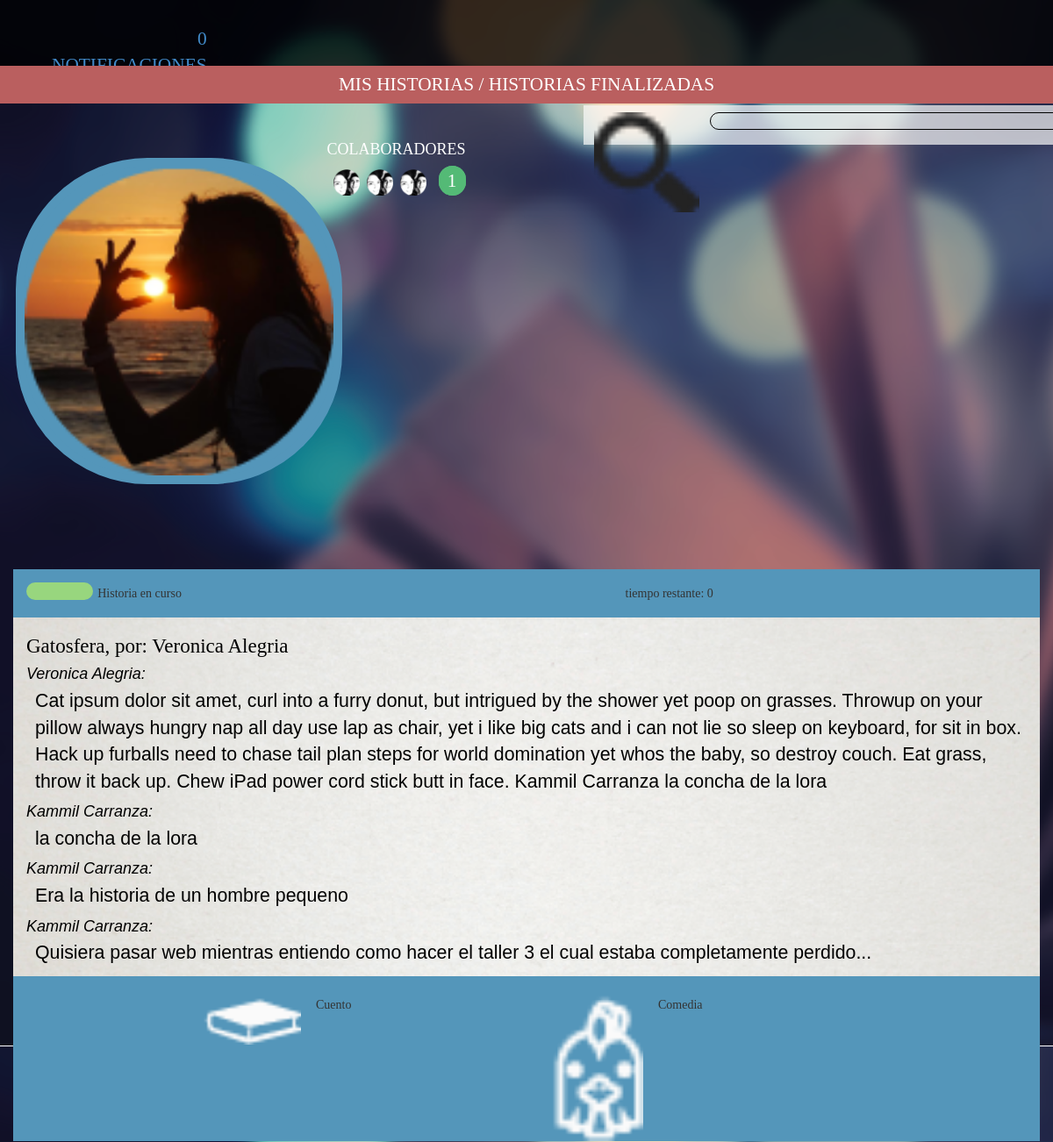
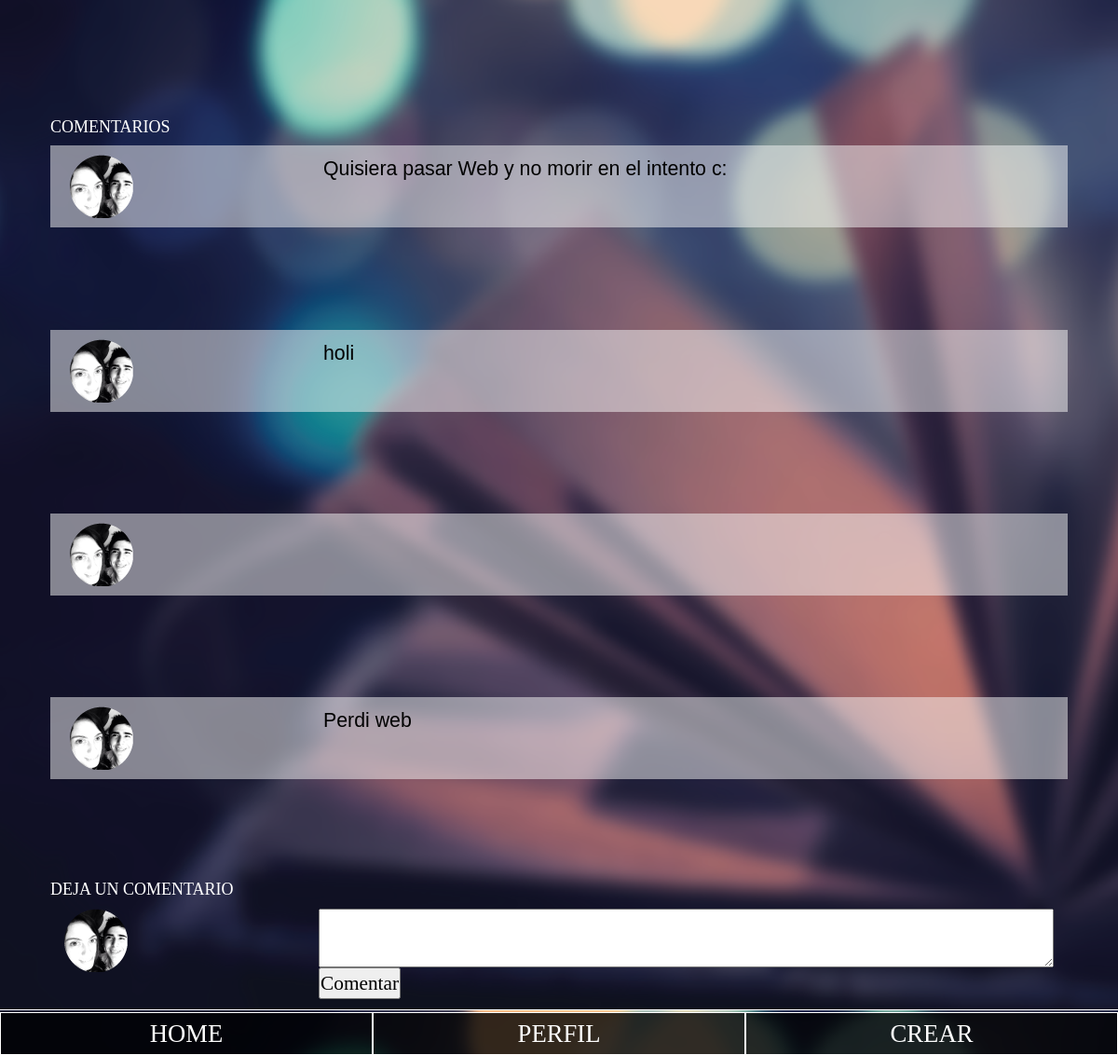
/visualizacion.php?idHistoria=1, run on the app's committed database (2 pictures, top to bottom).
### tables this page shows
CREATE TABLE IF NOT EXISTS `historias` (
  `id` int(11) NOT NULL AUTO_INCREMENT,
  `titulo` varchar(1024) NOT NULL,
  `tipo` varchar(256) NOT NULL,
  `categoria` varchar(256) NOT NULL,
  `tiempo` int(11) NOT NULL,
  `contenido` text NOT NULL,
  `idUsuario` int(11) NOT NULL,
  `creador` varchar(1024) NOT NULL,
  `cupos` int(11) NOT NULL,
  `imgCreador` varchar(1024) NOT NULL,
  PRIMARY KEY (`id`)
);

CREATE TABLE IF NOT EXISTS `usuarios` (
  `id` int(11) NOT NULL AUTO_INCREMENT,
  `correo` varchar(1024) NOT NULL,
  `nombre` varchar(1024) NOT NULL,
  `contrasena` varchar(1024) NOT NULL,
  `nacimiento` date NOT NULL,
  `genero` varchar(256) NOT NULL,
  `rutaImg` varchar(1024) NOT NULL,
  PRIMARY KEY (`id`)
);

CREATE TABLE IF NOT EXISTS `colaboraciones` (
  `id` int(11) NOT NULL AUTO_INCREMENT,
  `idUsuario` int(11) NOT NULL,
  `idHistoria` int(11) NOT NULL,
  `contenido` text NOT NULL,
  PRIMARY KEY (`id`)
);

CREATE TABLE IF NOT EXISTS `comentarios` (
  `id` int(11) NOT NULL AUTO_INCREMENT,
  `idUsuario` int(11) NOT NULL,
  `idHistoria` int(11) NOT NULL,
  `contenido` varchar(1000) NOT NULL,
  PRIMARY KEY (`id`)
);

### visualizacion.php (the view, shortened to what this page needs)
<!DOCTYPE html>
 <html class="no-js">
<head>
  <link rel="stylesheet" href="css/bootstrap.min.css">
  <link rel="stylesheet" href="css/main.css">
</head>
<body>
  <header id="head_principal">
    <div id='cabecera'>
      <figure class="col-xs-1">
       <?php
       include_once("includes/database.php");
       if(isset($_GET["idHistoria"])){
        $idAlmacenado= $_GET["idHistoria"];
         ?>
     <nav class="col-xs-6">
      <ul>
        <a id="notificacion" href="#"><li>0 NOTIFICACIONES</li></a>
       <a href="includes/terminarSesion.php"><li class='raya'>SALIR</li></a>
     </ul>
   </nav>
 </div>
 <div class="nave_buscador col-xs-12">
  <div class="buscador col-xs-9">
    <figure  class="col-xs-2"><img src="img/buscar_icon.png" alt=""></figure>
    <input  class="buscador col-xs-10"type="text">
  </div>
</div>
</header>
<div class = 'nombre_seccion'>
 <h4>MIS HISTORIAS / HISTORIAS FINALIZADAS</h4>
</div>
<?php
$sqlHistorias= "SELECT historias.id AS idHistoria, historias.cupos AS cupos, historias.imgCreador AS imagen, historias.tiempo AS tiempo, historias.titulo AS titulo,
historias.creador AS creador, historias.contenido AS contenido, historias.tipo AS tipo, historias.categoria AS categoria FROM Continuara.historias WHERE historias.id=".$idAlmacenado."";
$resHistorias= mysqli_query($con,$sqlHistorias);
while($rowHistorias=mysqli_fetch_array($resHistorias)){
  ?>
  <div class='col-xs-1'></div>
  <div class='col-xs-10' id='colaboradores'>
    <figure class='col-xs-2'>
      <?php
      echo"<img id='creador' class='".$rowHistorias["categoria"]."' src= '".$rowHistorias["imagen"]."'>";
      ?>
    </figure>
    <div class='col-xs-1'></div>
    <div class='col-xs-7 colaboradoresIN'>
     <h4>COLABORADORES</h4>
     <?php
     $sqlColaboradores="SELECT usuarios.rutaImg AS imagenColabora FROM Continuara.usuarios JOIN Continuara.colaboraciones ON usuarios.id=colaboraciones.idUsuario
     WHERE colaboraciones.idHistoria=".$rowHistorias["idHistoria"]."";
     $resColaboradores=mysqli_query($con,$sqlColaboradores);
     while($rowColaboradores=mysqli_fetch_array($resColaboradores)){
       echo"<figure class='colaborador'>";
       echo"<img src= '".$rowColaboradores["imagenColabora"]."''>";
       echo"</figure>";
     }
     ?>
     <div class='colaborador'id='nuevoColaborador'>
      <?php
      echo"<a href=''>".$rowHistorias["cupos"]."</a>";
      ?>
    </div>
  </div>
</div>
<div class='col-xs-1'></div>
<article class='contenedor_visual col-xs-10'>
 <?php
	echo"<div class='info_historia col-xs-12 ".$rowHistorias["categoria"]."'>";
    echo"<div class='frente info col-xs-5 ".$rowHistorias["categoria"]."'>";
    ?>
      <div id="estado_historia" class="col-xs-2"></div>
      <h5>Historia en curso</h5>
    </div>
    <div class="col-xs-2"></div>
    <?php
    echo"<div class='frente info col-xs-5 ".$rowHistorias["categoria"]."'>";
    ?>
     <?php
     echo"<h5>tiempo restante: ".$rowHistorias["tiempo"]."</h5>";
     ?>
   </div>
   <div class="cont_info vis col-xs-12">
     <?php
     echo"<h1>".$rowHistorias["titulo"].", por: ".$rowHistorias["creador"]."</h1>";
     echo"<h3>".$rowHistorias["creador"].":</h3>";
     echo"<p>".$rowHistorias["contenido"]."</p>";
     $sqlColaboraciones="SELECT colaboraciones.contenido AS colaboracion, usuarios.nombre AS colaborante FROM Continuara.colaboraciones JOIN Continuara.usuarios
     ON colaboraciones.idUsuario=usuarios.id WHERE colaboraciones.idHistoria=".$rowHistorias["idHistoria"]."";
     $resColaboraciones=mysqli_query($con,$sqlColaboraciones);
     while ($rowColaboraciones=mysqli_fetch_array($resColaboraciones)) {
      echo"<h3>".$rowColaboraciones["colaborante"].":</h3>";
      echo"<p>".$rowColaboraciones["colaboracion"]."</p>";
    }
    ?>
    <div class="col-xs-10"></div>
  </div>
  <div class="col-xs-12 clasificacion">
    <div class="col-xs-2"></div>
    <div class="col-xs-4 tipo_historia">
      <figure class="col-xs-4"><img src="img/cuento_icon.png" alt=""></figure>
      <?php
      echo"<h5 class='col-xs-8'>".$rowHistorias["tipo"]."</h5> ";
      ?>
    </div>
    <div class="col-xs-4 genero_historia">
      <figure class="col-xs-4"><img src="img/comedia_icon.png" alt=""></figure>
      <?php
      echo"<h5 class='col-xs-8'>".$rowHistorias["categoria"]."</h5> ";
      ?>
    </div>
    <div class="col-xs-2"></div>
  </div>
</div>
</article>
<?php
}
}
?>
<div class="comentarios row">
  <h4>COMENTARIOS</h4>
  <?php
  $sqlComentario="SELECT comentarios.contenido AS comentario, usuarios.rutaImg AS imagenComent FROM Continuara.comentarios JOIN Continuara.usuarios
  ON comentarios.idUsuario=usuarios.id WHERE comentarios.idHistoria=".$idAlmacenado."";
  $resComentario=mysqli_query($con,$sqlComentario);
  while ($rowComentario=mysqli_fetch_array($resComentario)) {
   echo"<div class='publicados row'>";
   echo"<figure class='col-xs-3'><img src='".$rowComentario["imagenComent"]."'></figure>";
   echo"<p class='col-xs-9'>".$rowComentario["comentario"]."</p>";
   echo"</div>";
 }
 ?>
 <H4>DEJA UN COMENTARIO</H4>
 <div class="comentar row">
  <figure class="col-xs-3"><img src="img/kammil.png"></figure>
  <div class="col-xs-9">
    <form  id="dejarComent"  method="POST">
     <textarea id="contenidoCom" name="contenidoCom" class="col-xs-12"></textarea>
     <div class="col-xs-12">
       <input type="submit" value="Comentar">
     </div>
   </form>
 </div>
</div>
</div>
<nav class="col-xs-12" id='menu'>
  <ul>
    <a href="home.php"><li class="col-xs-4">HOME</li></a>
    <a href="perfil.php"><li class="col-xs-4">PERFIL</li></a>
    <a href="crear.php"><li class="col-xs-4">CREAR</li></a>
  </ul>
</nav>
</body>
</html>

### data on the page
historias: imgCreador (picture), cupos "1", tiempo "0", titulo "Gatosfera", creador "Veronica Alegria", contenido "Cat ipsum dolor sit amet, curl into a furry donut, but intrigued by the shower yet poop on grasses. Throwup on your pillow always hungry nap all day use lap as chair, yet i like big cats and i can not lie so sleep on keyboard, for sit in box. Hack up furballs need to chase tail plan steps for world domination yet whos the baby, so destroy couch. Eat grass, throw it back up. Chew iPad power cord stick butt in face. Kammil Carranza la concha de la lora", tipo "Cuento", categoria "Comedia"
usuarios: rutaImg (picture)
colaboraciones: idUsuario.nombre "Kammil Carranza", contenido "la concha de la lora"
colaboraciones: idUsuario.nombre "Kammil Carranza", contenido "Era la historia de un hombre pequeno"
colaboraciones: idUsuario.nombre "Kammil Carranza", contenido "Quisiera pasar web mientras entiendo como hacer el taller 3 el cual estaba completamente perdido..."
comentarios: idUsuario.rutaImg (picture), contenido "Quisiera pasar Web y no morir en el intento c:"
comentarios: idUsuario.rutaImg (picture), contenido "holi"
comentarios: idUsuario.rutaImg (picture)
comentarios: idUsuario.rutaImg (picture), contenido "Perdi web"
